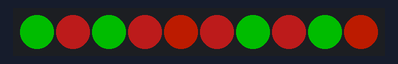
Bench run of a program on a simulated CircuitPython board. Parts: 10 RGB LEDs in strip order, left to right. Dim RGB values are drawn brighter than linear.

Above: at 0.05 s.
At 0.75 s:
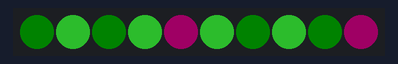
At 1.36 s:
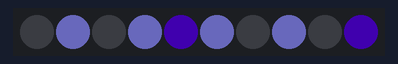
At 2.06 s:
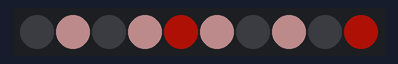
At 2.77 s:
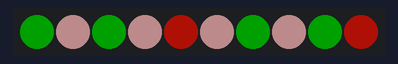

The program:

jj-fading-class-2.py
```python
# (licence header left out)
import board
import neopixel
import time

rgb = neopixel.NeoPixel(
    board.NEOPIXEL,  # pyright: ignore [reportGeneralTypeIssues]
    10,
    brightness=1.0,
    auto_write=False,
)


class LoopFader:
    def __init__(self, palette) -> None:
        self.palette = palette
        self.index = 0

    @property
    def color(self):
        color = self.palette[self.index]
        self.index += 1
        if self.index > len(self.palette) - 1:
            self.index = 0
        return color


green_to_off = (
    19456,
    15360,
    11520,
    8448,
    6144,
    4096,
    2560,
    1536,
    768,
    256,
    0,
    0,
    0,
    0,
    0,
    0,
    0,
    0,
    0,
    0,
    0,
    0,
    0,
    0,
)

pastels = (
    4983563,
    4986133,
    4989988,
    4995128,
    4738120,
    3230769,
    2051103,
    1199122,
    936974,
    1723418,
    2772010,
    4148287,
    4144972,
    2763340,
    1710668,
    921164,
    1184332,
    2039628,
    3223884,
    4737100,
    4995128,
    4989988,
    4986133,
    4983563,
)

halloween = (
    4983552,
    4458752,
    3999232,
    3540226,
    3146500,
    2753032,
    2359565,
    2097172,
    1769500,
    1507367,
    1245236,
    1048644,
    1048644,
    1245236,
    1507367,
    1769500,
    2097172,
    2359565,
    2753032,
    3146500,
    3540226,
    3999232,
    4458752,
    4983552,
)

faders = [
    LoopFader(green_to_off),
    LoopFader(pastels),
    LoopFader(green_to_off),
    LoopFader(pastels),
    LoopFader(halloween),
    LoopFader(pastels),
    LoopFader(green_to_off),
    LoopFader(pastels),
    LoopFader(green_to_off),
    LoopFader(halloween),
]

while True:
    rgb[::] = [f.color for f in faders]
    rgb.show()
    time.sleep(0.1)
```

Measured:
- by itself, everything shown: repeats every 2.4 s, in 24 steps
